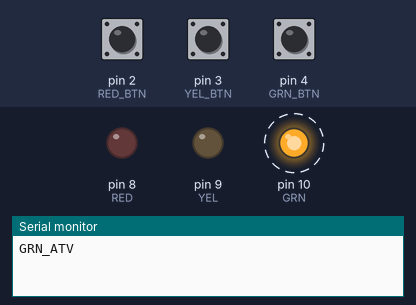
This sketch was run on a simulated Arduino Uno, built with avr-gcc and run on an emulated ATmega328P. On the bench: output pins drawn as LEDs (lit = HIGH), the last lines printed to the serial monitor. Dashed ring = blinking. The test bench sets the inputs (shaded band); at power-on: pin 3 (YEL_BTN) HIGH, pin 2 (RED_BTN) LOW, pin 4 (GRN_BTN) HIGH.

Above: at 0.1 s.
1.3 s: pin 3 (YEL_BTN) pulled LOW for 0.15 s
At 1.57 s:
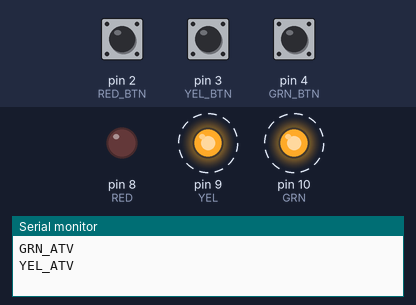
4.4 s: pin 2 (RED_BTN) pulled HIGH for 0.15 s
At 6.4 s:
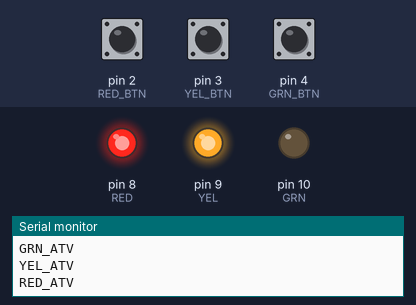
7.5 s: pin 2 (RED_BTN) pulled HIGH for 1 s
11.5 s: pin 4 (GRN_BTN) pulled LOW for 0.15 s
At 14.0 s:
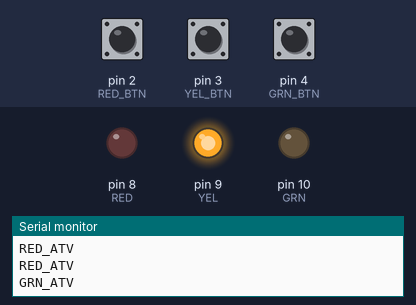
14.6 s: pin 2 (RED_BTN) pulled HIGH for 3.2 s
At 15.5 s:
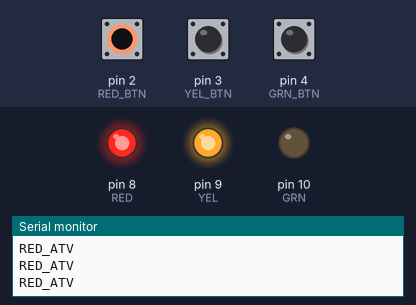
Timing chart, 0 to 21.8 s (numbered marks = the images above; inputs shaded):
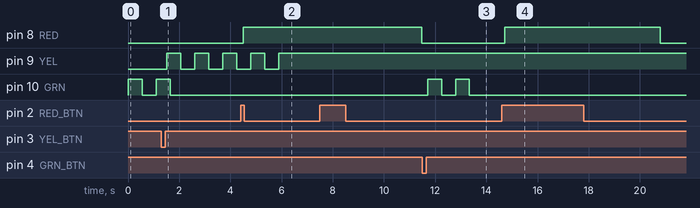

Measured:
- after the input at 1.3 s, pin 9 (YEL): alternates HIGH for 0.55 s and LOW for 0.55 s, starting after 0.20 s
- after the input at 4.4 s, pin 8 (RED): LOW → HIGH after 0.11 s; pin 9 (YEL): goes on until 5.9 s, then stays HIGH
- after the input at 7.5 s, pin 8 (RED): HIGH → LOW after 4.0 s instead of 0.09 s
- after the input at 11.5 s, pin 10 (GRN): alternates HIGH for 0.54 s and LOW for 0.54 s, 4 changes in all, then stays LOW, starting after 0.22 s
- after the input at 14.6 s, pin 8 (RED): LOW → HIGH after 0.12 s, → LOW 6.1 s later

The sketch:

RTOS_Test.ino
```cpp
#include <Arduino_FreeRTOS.h>
#include "queue.h"

# define RED 8
# define YEL 9
# define GRN 10

# define RED_BTN  2
# define YEL_BTN  3
# define GRN_BTN  4

QueueHandle_t RED_QUE;
QueueHandle_t YEL_QUE;
QueueHandle_t GRN_QUE;
QueueHandle_t SWT_QUE;

void	setup(void)
{
	Serial.begin(9600);
	SWT_QUE = xQueueCreate(10, sizeof(int32_t));
  RED_QUE = xQueueCreate(10, sizeof(int32_t));
  YEL_QUE = xQueueCreate(10, sizeof(int32_t));
  GRN_QUE = xQueueCreate(10, sizeof(int32_t));

	xTaskCreate(vSenderTask, "Sender Task", 100, NULL, 3, NULL);
	xTaskCreate(vReceiverTask, "Receiver Task", 100, NULL, 3, NULL);
	xTaskCreate(RED_CRL, "Red Task", 100, NULL, 2, NULL);
	xTaskCreate(YEL_CRL, "Yellow Task", 100, NULL, 4, NULL);
	xTaskCreate(GRN_CRL, "Green Task", 100, NULL, 4, NULL);
}

void	vSenderTask(void *pvParameters)
{
	BaseType_t QUE_STS_1;
	int32_t valueToSend = 0;
	pinMode(RED_BTN, INPUT);
	pinMode(YEL_BTN, INPUT);
	pinMode(GRN_BTN, INPUT);
  unsigned long int TIMER = 0;
  int LST_GRN_ST;
  int LST_YEL_ST;

	while(true)
	{
		valueToSend = 0;
		if(digitalRead(RED_BTN) == 1)
		{
			valueToSend += 1;
		}
    if(digitalRead(YEL_BTN) == 0)
      LST_YEL_ST = 0;
		if(digitalRead(YEL_BTN) == 1 && millis() >= TIMER)
		{
      if(LST_YEL_ST == 0)
			  valueToSend += 2;
      LST_YEL_ST = 1;
      TIMER = millis() + 100;
		}
    if(digitalRead(GRN_BTN) == 0)
      LST_GRN_ST = 0;
		if(digitalRead(GRN_BTN) == 1)
		{
      if(LST_GRN_ST == 0)
			  valueToSend += 4;
      LST_GRN_ST = 1;
		}
    //Serial.println("SEND");
    //Serial.println(valueToSend);
		QUE_STS_1 = xQueueSend(SWT_QUE, &valueToSend, 0);
		vTaskDelay(10);
	}
}

void	vReceiverTask(void *pvParameters)
{
	int32_t			valueReceived;
	int32_t			toSend = 0;
	BaseType_t	QUE_STS_1;
	BaseType_t	QUE_STS_RED;
	BaseType_t	QUE_STS_YEL;
	BaseType_t	QUE_STS_GRN;
	const TickType_t xTicksToWait = pdMS_TO_TICKS(100);
	while(true)
	{
		xQueueReceive(SWT_QUE, &valueReceived, xTicksToWait);
    //Serial.println("RECE");
    //Serial.println(valueReceived);
		if(valueReceived % 2 == 1)
		{
			toSend = 1;
			QUE_STS_RED = xQueueSend(RED_QUE, &toSend, 0);
      //Serial.println("Red Sent");
		}
		if(valueReceived == 2 || valueReceived == 3 || valueReceived == 6 || valueReceived == 7)
		{
			toSend = 1;
			QUE_STS_YEL = xQueueSend(YEL_QUE, &toSend, 0);
		}
		if(valueReceived == 4 || valueReceived == 5 || valueReceived == 6 || valueReceived == 7)
		{
			toSend = 1;
			QUE_STS_GRN   = xQueueSend(GRN_QUE, &toSend, 0);
		}
		vTaskDelay(10);
	}
}

void	RED_CRL(void *pvParameters)
{
	int32_t			valueReceived = 0;
	BaseType_t	STS;
	const TickType_t xTicksToWait = pdMS_TO_TICKS(100);
	unsigned long int TIMER;

	pinMode(RED, OUTPUT);
	while(true)
	{
		xQueueReceive(RED_QUE, &valueReceived, xTicksToWait);
    //Serial.println(valueReceived);
		if(valueReceived == 1)
		{
      Serial.println("RED_ATV");
			TIMER = millis() + 3000;
			digitalWrite(RED, HIGH);
		}
		if(millis() >= TIMER)
		{
      //Serial.println("Switch off");
			digitalWrite(RED, LOW);
		}
    valueReceived = 0;
	}
}

void	YEL_CRL(void *pvParameters)
{
	int32_t			valueReceived;
	BaseType_t	STS;
	const TickType_t xTicksToWait = pdMS_TO_TICKS(100);
	bool				ST = false;
  unsigned long int TIMER = 0;

	pinMode(YEL, OUTPUT);
	while(true)
	{
		xQueueReceive(YEL_QUE, &valueReceived, xTicksToWait);
		if(valueReceived == 1)
		{
      Serial.println("YEL_ATV");
			ST = !ST;
		}
		if(ST == true && millis() >= TIMER)
		{
			digitalWrite(YEL, !digitalRead(YEL));
      TIMER = millis() + 500;
		}
		if(ST == false)
			digitalWrite(YEL, LOW);
    valueReceived = 0;
	}
}

void	GRN_CRL(void *pvParameters)
{
	int32_t			valueReceived;
	BaseType_t	STS;
	const TickType_t xTicksToWait = pdMS_TO_TICKS(100);
	bool				ST = false;
  unsigned long int TIMER_G = 0;
  int count = 0;

	pinMode(GRN, OUTPUT);
	while(true)
	{
		xQueueReceive(GRN_QUE, &valueReceived, xTicksToWait);
		if(valueReceived == 1)
		{
      Serial.println("GRN_ATV");
      if(ST == false)
			  ST = true;
      else
        valueReceived = 0;
		}
		if(ST == true && millis() >= TIMER_G)
		{
			digitalWrite(GRN, !digitalRead(GRN));
			TIMER_G = millis() + 500;
      count++;
      if(count >= 4)
      {
        digitalWrite(GRN, LOW);
			  ST = false;
        count = 0;
      }
		}
   valueReceived = 0;
	}
}

void  loop(void)
{
}
```
